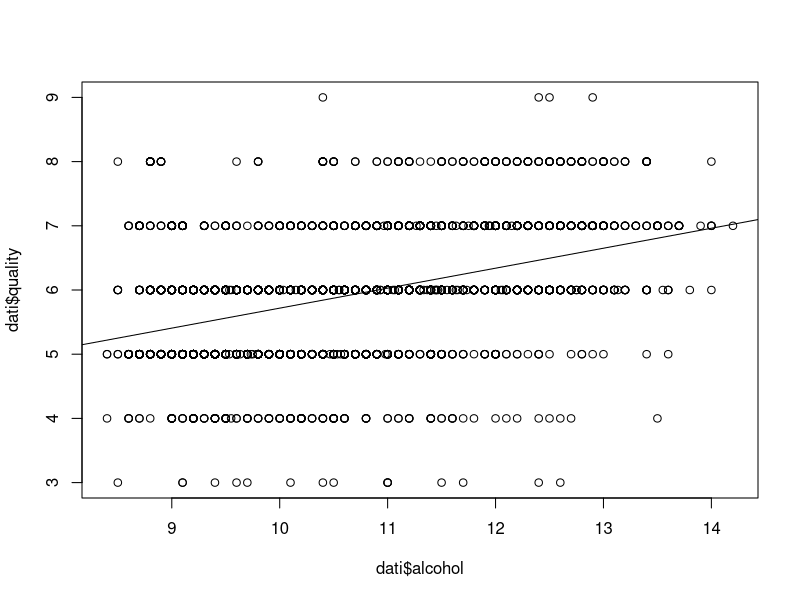
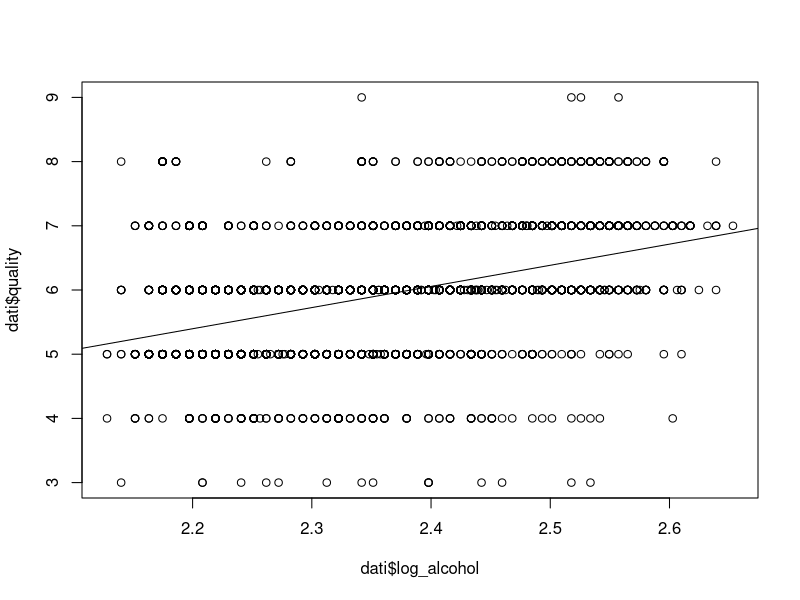

These figures' R source, in order: (Note: this script raises an error after producing the figures.)
## ---- chunk 1
train <- read.csv("wineq_train.csv", stringsAsFactors=F)
dati = train
test <- read.csv("wineq_validation.csv", stringsAsFactors=F)
## ---- chunk 2

mod=lm(quality~alcohol,data=dati)
summary(mod)

plot(dati$alcohol,dati$quality)
abline(mod)

y=dati$quality

MSE <- function(y,model){
  yhat=predict(model)
  mean((y-yhat)^2)
}


MSE(y=dati$quality,model=mod)


##################
dati$sqrt_alcohol=sqrt(dati$alcohol)

dati$log_alcohol=log(dati$alcohol)

mod=lm(quality~log_alcohol,data=dati)
summary(mod)

plot(dati$log_alcohol,dati$quality)
abline(mod)

MSE(y=dati$quality,model=mod)


## ---- chunk 3

summary(fit)
fit_m3 = lm(quality ~ . -citric.acid -chlorides -total.sulfur.dioxide, data=train)
summary(fit_m3)

yhat = predict(fit_m3, newdata=test)

write.table(file="mySubmission.txt", yhat, row.names = FALSE, col.names = FALSE)

plot(predict(fit_m3, newdata=train))
plot(train$volatile.acidity, residuals(fit_m3))
fit_m3n = lm(quality ~ . -citric.acid - chlorides - total.sulfur.dioxide + I(volatile.acidity)^2, data=train) 
summary(fit_m3n)

# Take out density
fit_m3n2 = lm(quality ~ . -citric.acid - chlorides - total.sulfur.dioxide - density, data=train) 
summary(fit_m3n2) #Residual standard error: 0.7592

# Take out residual sugar but not density
fit_m3n3 = lm(quality ~ . -citric.acid - chlorides - total.sulfur.dioxide - residual.sugar, data=train) 
summary(fit_m3n3) #Residual standard error: 0.7636 (Worse)

# Base on RSE we decide to take out only the density

yhat = predict(fit_m3n3, newdata=test)
write.table(file="mySubmission.txt", yhat, row.names = FALSE, col.names = FALSE)

str(train)
summary(train)
#pairs(train.pch = 20)

library("ggplot2")
library("GGally")
ggpairs(train) + theme_bw()

